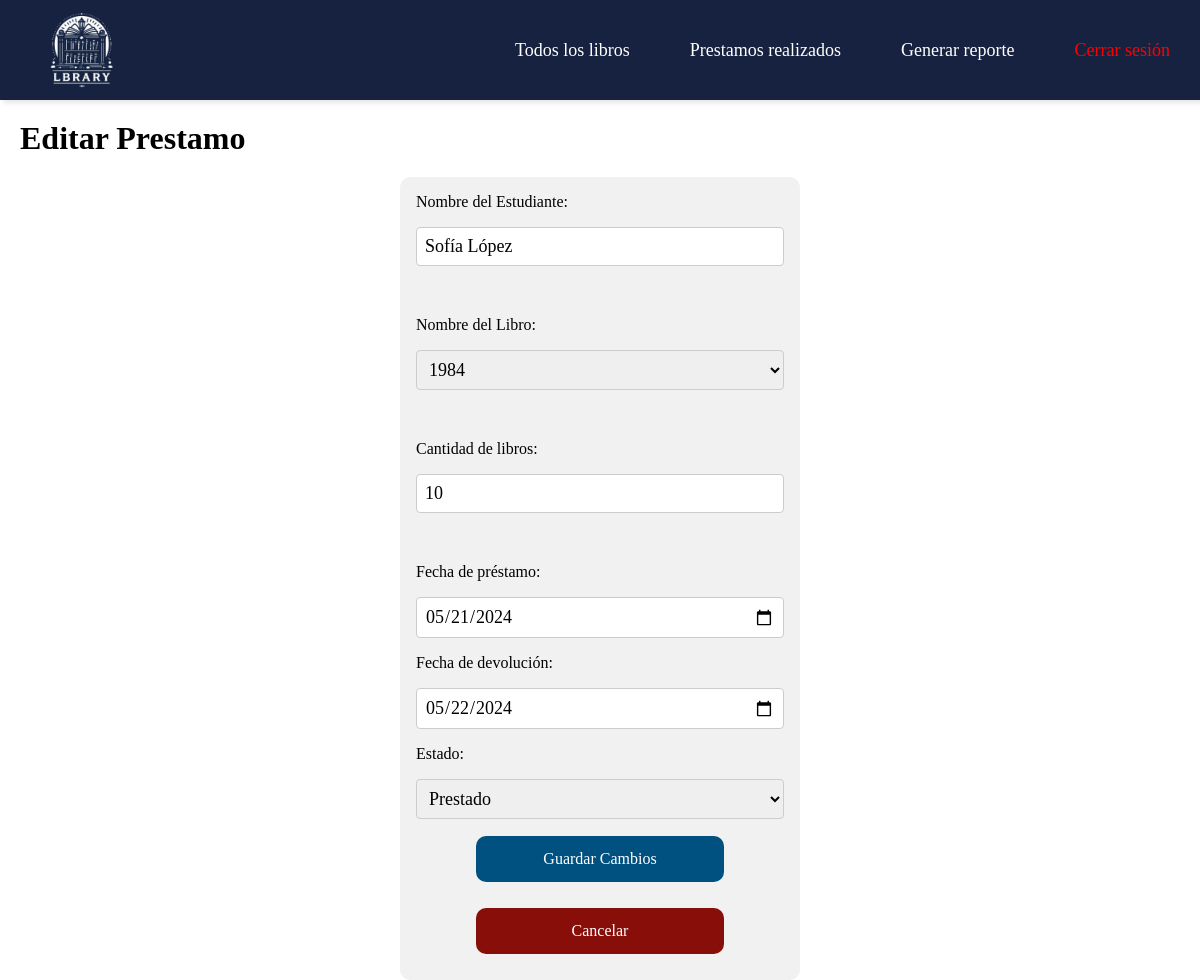
The app's page /paginas/editarPrestamo/1 (signed in) with its own data.
### tables this page shows
CREATE TABLE `prestamos` (
  `id` int(11) NOT NULL,
  `estudiante` varchar(50) NOT NULL,
  `libro` varchar(50) NOT NULL,
  `cantidad` int(11) NOT NULL,
  `fechaPrestamo` date NOT NULL,
  `fechaDevolucion` date NOT NULL,
  `estado` varchar(255) NOT NULL
);

### app/core/Core.php (called while the page is built, shortened)
<?php
    class Core{
        protected $metodoActual = 'index';
        public function __construct(){
            $url = $this->getUrl();
            if (!empty($url) && file_exists('../app/controladores/' . ucwords($url[0]) . '.php')){
                unset($url[0]);
            }
            $this->controladorActual = new $this->controladorActual;
            if (isset($url[1])){
                if (method_exists($this->controladorActual, $url[1])) {
                    $this->metodoActual = $url[1];
                    unset($url[1]);
                }
            }
            $this->parametros = $url ? array_values($url) : [];
            call_user_func_array([$this->controladorActual, $this->metodoActual], $this->parametros);
        }
        public function getUrl(){
            if (isset($_GET['url'])){
                $url = rtrim($_GET['url'], '/');
                $url = filter_var($url, FILTER_SANITIZE_URL);
                $url = explode('/', $url);
                return $url;
            }
        }
    }
?>

### public/index.php (called while the page is built, shortened)
<?php
    $iniciar = new Core;
?>

### app/core/Database.php (called while the page is built, shortened)
<?php
    class Database{
        private $host = DB_HOST;
        private $user = DB_USER;
        private $password = DB_PASSWORD;
        private $namebd = DB_NAME;
        private $dbh;
        private $stmt;
        public function __construct(){
            $dsn = 'mysql:host=' . $this->host . ';dbname=' . $this->namebd;
            $options = array(
                PDO::ATTR_PERSISTENT => true,
                PDO::ATTR_ERRMODE => PDO::ERRMODE_EXCEPTION
            );
            try {
                $this->dbh = new PDO($dsn, $this->user, $this->password, $options);
                $this->dbh->exec('set names utf8');
            } catch (PDOException $e) {
                $this->error = $e->getMessage();
            }
        }
        public function query($sql){
            $this->stmt = $this->dbh->prepare($sql);
        }
        public function bind($parametro, $valor, $tipo = null){
            if (is_null($tipo)){
                switch (true) {
                    default:
                        $tipo = PDO::PARAM_STR;
                    break;
                }
            }
            $this->stmt->bindValue($parametro, $valor, $tipo);
        }
        public function execute(){
            return $this->stmt->execute();
        }
        public function registros(){
            $this->execute();
            return $this->stmt->fetchAll(PDO::FETCH_OBJ);
        }
    }
?>

### app/modelos/Prestamo.php (called while the page is built, shortened)
<?php
    class Prestamo{
        private $db;
        public function __construct(){
            $this->db = new Database;
        }
        public function obtenerPrestamoId($id){
            $this->db->query("SELECT * from prestamos WHERE id = :id");
            $this->db->bind(':id', $id);
            $fila = $this->db->registros();
            return $fila;
        }
    }
?>

### app/vistas/paginas/editarPrestamo.php (the view, shortened to what this page needs)
<!DOCTYPE html>
<html lang="en">
<head>
    <link rel="stylesheet" type="text/css" href="<?php echo RUTA_URL; ?>/css/agregar.css">
</head>
<body>
    <?php require RUTA_APP . '/vistas/inc/header.php'; ?>
    <div>
        <h1 style="padding: 20px;">Editar Prestamo</h1>
        <form action="<?php echo RUTA_URL?>/paginas/editarPrestamo/<?php echo $datos['id']; ?>" method="POST" class="formulario" id="formularioPrestamo">
                <label for="estudiante">Nombre del Estudiante: </label>
                <input type="text" name="estudiante" value="<?php echo $datos['estudiante'];  ?>"><br>
                <label for="libro">Nombre del Libro: </label>
                <select name="libro" id="nombreLibro">
                    <option value="<?php echo $datos['libro'];  ?>"><?php echo $datos['libro'];?></option>
                </select><br>
                <label for="cantidad">Cantidad de libros: </label>
                <input type="number" name="cantidad" value="<?php echo $datos['cantidad'];?>"><br>
                <label for="fecha">Fecha de préstamo: </label>
                <input type="date" name="fechaPrestamo" id="fecha-prestamo-input" min="" value="<?php echo $datos['fechaPrestamo'];?>">
                <label for="fecha">Fecha de devolución: </label>
                <input type="date" name="fechaDevolucion" id="fecha-devolucion-input" min="" value="<?php echo $datos['fechaDevolucion'];?>">
                <label for="estado">Estado: </label>
                <select name="estado" class="estado">
                    <option value="<?php echo $datos['estado'];?>"><?php echo $datos['estado'];?></option>
                </select>
                <input type="submit" value="Guardar Cambios" class="boton-enivar" name="enviar">
                <a href="<?php echo RUTA_URL ?>/paginas/prestamos">Cancelar</a>
        </form>
    </div>
</body>
</html>

### public/css/agregar.css (style rules this page uses)
h1 { margin: auto; padding: 20px; }
.formulario { display: grid; grid-template-columns: 1fr; gap: 1rem; max-width: 400px; margin: 0 auto; padding: 1rem; background-color: #f1f1f1; border-radius: 10px; }
.formulario input[type="text"], .formulario input[type="number"], .formulario input[type="date"], .formulario select { width: 100%; padding: 8px; border: 1px solid #ccc; border-radius: 4px; font-size: large; }
.formulario input[type="submit"] { border-radius: 10px; background-color: rgb(0, 81, 128); color: #ffffff; padding: 10px 20px; font-size: 16px; border: none; cursor: pointer; float: right; margin: .5px 60px; margin-bottom: 10px; border: 4px solid rgb(0, 81, 128); transition: background-color .1s, color .1s; }
.formulario .estado { width: 100%; padding: 8px; border: 1px solid #ccc; border-radius: 4px; }
.formulario a { border-radius: 10px; background-color: rgb(136, 14, 10); color: #ffffff; padding: 10px 20px; font-size: 16px; border: none; cursor: pointer; float: right; margin: .5px 60px; margin-bottom: 10px; border: 4px solid rgb(136, 14, 10); transition: background-color .1s, color .1s; text-align: center; text-decoration: none; }

### public/css/header.css (style rules this page uses)
* { box-sizing: border-box; font-family: 'Goudy Old Style'; margin: 0; padding: 0; }

### records on screen
prestamos: estudiante "Sofía López", libro "1984", cantidad "10", fechaPrestamo "05/21/2024", fechaDevolucion "05/22/2024", estado "Prestado"
